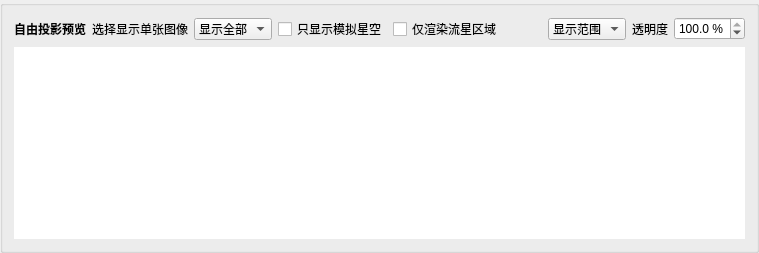
         <widget class="QGroupBox" name="groupBoxMosaicPreview">
          <property name="title">
           <string/>
          </property>
          <layout class="QVBoxLayout" name="verticalLayoutMosaicPreview">
           <item>
            <layout class="QHBoxLayout" name="horizontalLayoutMosaicPreviewHeader">
             <item>
              <widget class="QLabel" name="labelMosaicPreviewTitle">
               <property name="font">
                <font>
                 <weight>75</weight>
                 <bold>true</bold>
                </font>
               </property>
               <property name="sizePolicy">
                <sizepolicy hsizetype="Preferred" vsizetype="Preferred">
                 <horstretch>0</horstretch>
                 <verstretch>0</verstretch>
                </sizepolicy>
               </property>
               <property name="text">
                <string>自由投影预览</string>
               </property>
             </widget>
            </item>
             <item>
              <widget class="QLabel" name="labelMosaicDisplayModel">
               <property name="text">
                <string>选择显示单张图像</string>
               </property>
              </widget>
             </item>
             <item>
              <widget class="QComboBox" name="comboBoxMosaicDisplayModel">
               <item>
                <property name="text">
                 <string>显示全部</string>
                </property>
               </item>
              </widget>
             </item>
             <item>
              <widget class="QCheckBox" name="checkBoxMosaicSkyOnly">
               <property name="text">
                <string>只显示模拟星空</string>
               </property>
               <property name="checked">
                <bool>false</bool>
               </property>
              </widget>
             </item>
             <item>
              <widget class="QCheckBox" name="checkBoxMosaicMeteorOnly">
               <property name="toolTip">
                <string>若源图旁存在对应的 _Meteor.json，则预览和导出时只渲染其中的流星框选区域；没有流星 JSON 的源图仍渲染整图。</string>
               </property>
               <property name="text">
                <string>仅渲染流星区域</string>
               </property>
               <property name="checked">
                <bool>false</bool>
               </property>
              </widget>
             </item>
             <item>
              <spacer name="horizontalSpacerMosaicPreviewHeader">
               <property name="orientation">
                <enum>Qt::Horizontal</enum>
               </property>
               <property name="sizeHint" stdset="0">
                <size>
                 <width>40</width>
                 <height>20</height>
                </size>
               </property>
              </spacer>
             </item>
             <item>
              <widget class="QComboBox" name="comboBoxMosaicOverlayMode">
               <item>
                <property name="text">
                 <string>显示范围</string>
                </property>
               </item>
               <item>
                <property name="text">
                 <string>显示原图</string>
                </property>
               </item>
              </widget>
             </item>
             <item>
              <widget class="QLabel" name="labelMosaicOverlayOpacity">
               <property name="text">
                <string>透明度</string>
               </property>
              </widget>
             </item>
             <item>
              <widget class="QDoubleSpinBox" name="doubleSpinBoxMosaicOverlayOpacity">
               <property name="decimals">
                <number>1</number>
               </property>
               <property name="minimum">
                <double>0.000000000000000</double>
               </property>
               <property name="maximum">
                <double>100.000000000000000</double>
               </property>
               <property name="singleStep">
                <double>5.000000000000000</double>
               </property>
               <property name="value">
                <double>100.000000000000000</double>
               </property>
               <property name="suffix">
                <string> %</string>
               </property>
              </widget>
             </item>
            </layout>
           </item>
           <item>
            <widget class="QGraphicsView" name="mosaicProjectionView">
             <property name="frameShape">
              <enum>QFrame::NoFrame</enum>
             </property>
             <property name="backgroundBrush">
              <brush brushstyle="SolidPattern">
               <color alpha="255">
                <red>16</red>
                <green>18</green>
                <blue>22</blue>
               </color>
              </brush>
             </property>
             <property name="dragMode">
              <enum>QGraphicsView::NoDrag</enum>
             </property>
             <property name="renderHints">
              <set>QPainter::Antialiasing|QPainter::SmoothPixmapTransform|QPainter::TextAntialiasing</set>
             </property>
             <property name="resizeAnchor">
              <enum>QGraphicsView::AnchorViewCenter</enum>
             </property>
             <property name="transformationAnchor">
              <enum>QGraphicsView::AnchorUnderMouse</enum>
             </property>
             <property name="horizontalScrollBarPolicy">
              <enum>Qt::ScrollBarAlwaysOff</enum>
             </property>
             <property name="verticalScrollBarPolicy">
              <enum>Qt::ScrollBarAlwaysOff</enum>
             </property>
            </widget>
           </item>
          </layout>
	     </widget>
